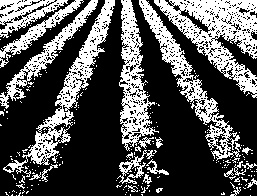
#> input picture poc_detector/images/crop_row_image_mask.JPG, 257 x 196 px, found by its file name
$ python image_cropper.py
#> lines starting #> are read from the running program, lines starting #| are printed output that depends on the picture
import numpy as np
import cv2

class ImageCropper():
    def __init__(self, region_count=4):
#> further down, image is the input picture: shape (196, 257, 3); min 0, max 255, mean 83.7
        self.__region_count = region_count


    def process(self, image):
        images_chuncks = []
        (h,w) = image.shape[:2]
#> h = 196; w = 257
        chunk_heigth = int(h/self.__region_count)
#> chunk_heigth = 49
        self.__image_frame_height = chunk_heigth
        initial_index = 0
        for index in xrange(self.__region_count):
            initial_index = chunk_heigth*index
            end_index = initial_index + chunk_heigth
            chunk = image[initial_index : end_index, :w]
            images_chuncks.append(chunk)
#> this loop made 4 passes
#> pass 1, in process, `chunk = image[initial_index : end_index, :w]`:
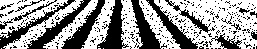
#> chunk: shape (49, 257, 3); min 0, max 255, mean 149
#> pass 2, in process, `chunk = image[initial_index : end_index, :w]`:
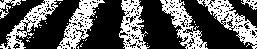
#> chunk: shape (49, 257, 3); min 0, max 255, mean 87.6
#> pass 3, in process, `chunk = image[initial_index : end_index, :w]`:
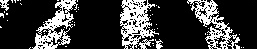
#> chunk: shape (49, 257, 3); min 0, max 255, mean 58.6
#> after the loop, images_chuncks = 4 items
        return images_chuncks

    @property
    def frame_image_height(self):
        return self.__image_frame_height


if __name__ == "__main__":
    image_cropper = ImageCropper()
    working_dir = "/home/operador/Documentos/"
    image_filename = "crop_row_image_mask.JPG"
    image = cv2.imread( working_dir + image_filename)
    image_crops = image_cropper.process(image)
#> image_crops = 4 items
    index = 0
    for chunck in image_crops:
        image_title = "Image row: {}".format(index)

        #cv2.imshow(image_title, chunk)
        cv2.imwrite(working_dir + "_row_image_{}.jpeg".format(index), chunck )
        index = index +1
#> this loop made 4 passes
#> image_title on passes 1 to 4: 'Image row: 0', 'Image row: 1', 'Image row: 2', 'Image row: 3'
#> after the loop, index = 4

    cv2.waitKey(0)
    cv2.destroyAllWindows()
